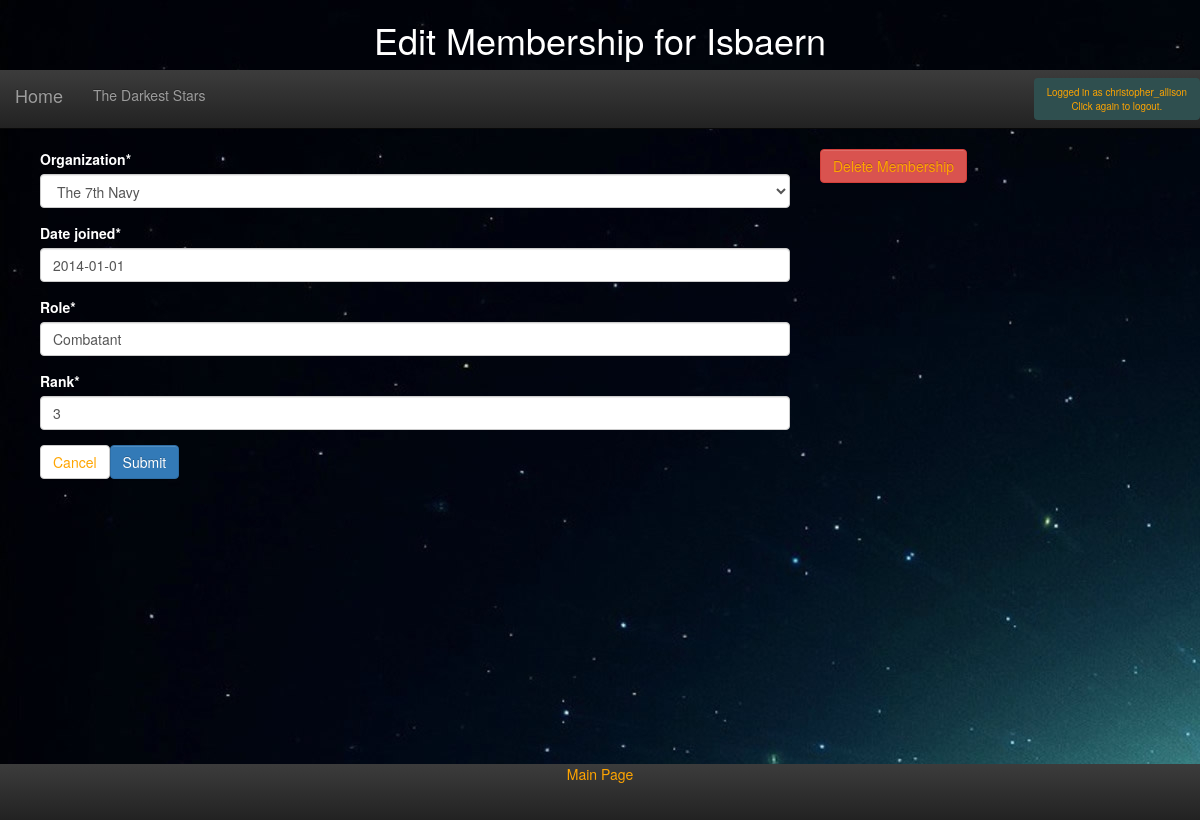
Page /personas/edit_membership/5/ (signed in) on the committed database.
### personas/models.py (models this page shows, shortened)
class Membership(models.Model):
    character = models.ForeignKey(Character)
    organization = models.ForeignKey(Organization)
    date_joined = models.DateField(default="2014-01-01")
    role = models.CharField(max_length=128)
    rank = models.PositiveSmallIntegerField(default=1)

class Character(models.Model):
    PROTAGONIST = "Protagonist"
    ANTAGONIST = "Antagonist"
    SUPPORTING = "Supporting"
    CREATURE = "Creature"
    CHAR_CHOICES = (
        (PROTAGONIST, "Protagonist"),
        (ANTAGONIST, "Antagonist"),
        (SUPPORTING, "Supporting"),
        (CREATURE, "Creature"))
    creator = models.ForeignKey(User, unique=False, blank=True)
    name = models.CharField(max_length=128, unique=False)
    story = models.ForeignKey('Story', default=1)
    c_type = models.CharField(choices=CHAR_CHOICES,
        max_length=32, default="Supporting", verbose_name="Character Type")
    xp = models.PositiveSmallIntegerField(blank=True, default=0)
    description = MarkdownField(blank=True)
    age = models.PositiveSmallIntegerField(default=21)
    nationality = models.ForeignKey(Nation, default=1)
    birthplace = models.ForeignKey(Location, related_name='place_of_birth', default=1)
    base_of_operations = models.ForeignKey(Location, related_name='active_in', default=2)
    image = models.ImageField(upload_to='profile_images/%Y/%m/%d', default='profile_images/nobody.jpg')
    slug = models.SlugField(unique=True)

class Story(models.Model):
    SUPERS = 'Supers'
    FANTASY = 'Fantasy'
    HORROR = 'Horror'
    HISTORICAL = 'Historical'
    SCI_FI = 'Science-Fiction'
    WESTERN = 'Western'
    DRAMA = 'Drama'
    COMEDY = 'Comedy'
    CRIME = 'Crime'
    FABLE = 'Fable'
    MYSTERY = 'Mystery'
    GENRE_CHOICES = (
        (SUPERS, 'Supers'),
        (FANTASY, 'Fantasy'),
        (HORROR, 'Horror'),
        (HISTORICAL, 'Historical'),
        (SCI_FI, "Science Fiction"),
        (WESTERN, 'Western'),
        (DRAMA, 'Drama'),
        (COMEDY, 'Comedy'),
        (CRIME, 'Crime'),
        (FABLE, 'Fable'),
        (MYSTERY, 'Mystery'),
    )
    LIGHT = "Light"
    DARK = "Dark"
    THEME_CHOICES = (
        (LIGHT, 'Light'),
        (DARK, 'Dark'))
    title = models.CharField(max_length=128)
    author = models.ForeignKey(User)
    publication_date = models.DateField()
    description = models.TextField(blank=True)
    genre = models.CharField(max_length=128, choices=GENRE_CHOICES, default='Fantasy')
    image = models.ImageField(upload_to='story_images/%Y/%m/%d', default='story_images/nobody.jpg')
    background = models.ImageField(upload_to='story_backgrounds/%Y/%m/%d', default='story_backgrounds/nothing.jpg')
    colour_theme = models.CharField(max_length=12, choices=THEME_CHOICES, default='Dark')
    skill_type_name_1 = models.CharField(max_length=24, default="General", blank=True)
    skill_type_name_2 = models.CharField(max_length=24, default="Investigative", blank=True)
    skill_type_name_3 = models.CharField(max_length=24, default="Combat", blank=True)
    skill_type_name_4 = models.CharField(max_length=24, default="Knowledge", blank=True)
    statistic_type_name_1 = models.CharField(max_length=24, default="Physical", blank=True)
    statistic_type_name_2 = models.CharField(max_length=24, default="Mental", blank=True)
    statistic_type_name_3 = models.CharField(max_length=24, default="Social", blank=True)
    statistic_type_name_4 = models.CharField(max_length=24, default="Magic", blank=True)
    slug = models.SlugField(unique=True)

### personas/views.py (the view)
# urls.py: url(r'^edit_membership/(?P<pk>\d+)/$', views.edit_membership, name='edit_membership'),
@login_required
def edit_membership(request, pk, template_name='personas/edit_membership.html'):
    membership = Membership.objects.get(pk=pk)
    character = membership.character
    story = character.story
    form = MembershipForm(request.POST or None, instance=membership)
    if form.is_valid():
        form.save()
        return HttpResponseRedirect('/personas/character/{}/#details'.format(character.slug))
    return render(request, template_name, {'form': form, 'character':character, 'membership': membership,
        'story':story})

### personas/forms.py
class MembershipForm(forms.ModelForm):
    class Meta:
        model = Membership
        fields = ["organization", "date_joined",
        "role", "rank"]
    def __init__(self, *args, **kwargs):
        try:
            self.story = kwargs.pop('story')
        except KeyError:
            self.story = None
        super(MembershipForm, self).__init__(*args, **kwargs)
        if self.story:
            self.fields['organization'].queryset = Organization.objects.filter(
                location__story=self.story).distinct()
        self.helper = FormHelper(self)
        self.helper.layout.append(
            FormActions(
                HTML("""<a role="button" class="btn btn-default"
                        href="#">Cancel</a>"""),
                Submit('save', 'Submit'),))

### personas/models.py (called while the page is built)
    def __str__(self):
        return self.name

### templates/personas/edit_membership.html (shortened to what this page needs)
{% extends "personas/base.html" %}
{% load staticfiles %}
{% load crispy_forms_tags %}
{% block title %}
    <header>
        <h1>Edit Membership for {{ membership.character.name }}</h1>
    </header>
{% endblock %}
{% block column1 %}
<div class="col-md-8 col-sm-8 col-lg-8" id="col1">
    {% crispy form %}
</div>
{% endblock %}
{% block column2 %}
<div class="col-md-2 col-sm-2 col-lg-2">
 <a href="{% url 'delete_membership' pk=membership.pk %}" class="btn btn-danger">Delete Membership</a>
</div>
{% endblock %}

### templates/personas/base.html (shortened to what this page needs)
<!DOCTYPE html>
{% load staticfiles %}
{% load crispy_forms_tags %}
{% load leaflet_tags %}
{% load thumbnail %}
{% block head %}
    {% if story.colour_theme == 'Light' %}
        <link rel="stylesheet" type="text/css" href="{% static 'personas/css/bootstrap-theme-light.css' %}" />
    {% else %}
        <link rel="stylesheet" type="text/css" href="{% static 'personas/css/bootstrap-theme-dark.css' %}" />
    {% endif %}
    <html>
        <head>
            <link href="{% static 'personas/css/bootstrap.min.css' %}" rel="stylesheet">
        </head>
    {% endblock %}
    {% if story %}
        <body background='{{ story.background.url }}'>
        {% else %}
            <body style="background:black">
            {% endif %}
            <div class="wrapper">
                {% block title %}{% endblock %}
                {% block navbar %}
                    <div class="main_navbar">
                        <nav class="navbar navbar-inverse navbar-static-top" role="navigation">
                            <div class="navbar-header">
                                <a class="navbar-brand" href="/personas/">Home</a>
                            </div>
                            <div class="collapse navbar-collapse" id="MyNavBar">
                                <ul class="nav navbar-nav">
                                    <li class="dropdown">
                                        {% if story %}
                                            <a href="#" class="dropdown-toggle" data-toggle="dropdown">{{ story.title }}</a>
                                        {% else %}
                                            <a href="/personas/" class="dropdown-toggle" data-toggle="dropdown">Choose a Story</a>
                                        {% endif %}
                                </ul>
                                <form class="navbar-form navbar-right" role="search">
                                    {% if user.is_authenticated %}
                                        <a class="btn btn-inverse" style="font-size:70%; background-color:darkslategray" href="/personas/logout" role="button">Logged in as {{ user.username }}<br>  Click again to logout.</a>
                                    {% else %}
                                        <a class="btn btn-inverse" href="/personas/register" role="button">Register</a>
                                        <a class="btn btn-inverse" href="/personas/login" role="button">Log In</a>
                                    {% endif %}
                                </form>
                            </div>
                        </nav>
                    </div>
                {% endblock %}
                {% block content %}
                    <div class="row">
                        {% block column1 %}
                        {% endblock %}
                        {% block column2 %}
                        {% endblock %}
                    </div>
                {% endblock content %}
                <div class="push"></div>
            </div>
            {% block footer %}
                <div class="footer">
                    <a href="/personas/">Main Page</a>
                </div>
            {% endblock %}
        </body>
    </html>

### rows in the picture
Membership: character.name "Isbaern", organization "The 7th Navy", date_joined "2014-01-01", role "Combatant", rank "3"
Story: title "The Darkest Stars"

### other values in the picture
{{ user.username }} "christopher_allison"
